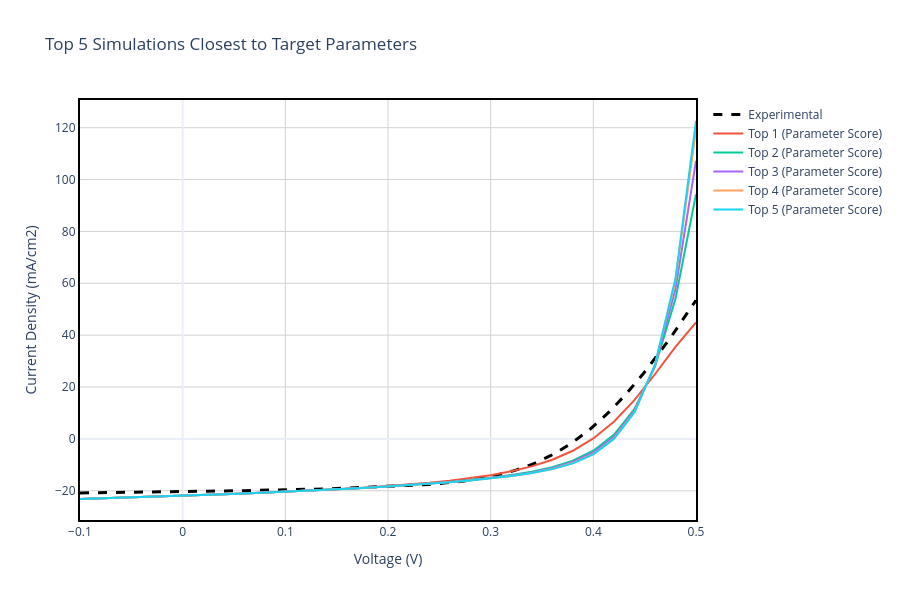

Notebook source saved alongside this figure:
### Markdown cell above
## Section 4: Parameter-Based Comparison with Target Values

### Methodology
In this section, we compare simulations against **target performance parameters** using a scoring algorithm. For each simulation, we calculate a normalized distance metric:

$$\text{Score} = \sum_{i} \left(\frac{X_i^{sim} - X_i^{target}}{X_i^{target}}\right)^2$$

where $X_i$ represents the performance parameters:
- $V_{oc}$ (Open Circuit Voltage)
- $J_{sc}$ (Short Circuit Current Density)  
- $FF$ (Fill Factor)
- $\eta$ (Power Conversion Efficiency)

**Interpretation**: Lower scores indicate simulations whose parameters are closer to the target values. This approach is useful for identifying device designs that achieve desired specifications.

### Application
The top 5 simulations with the lowest parameter scores are plotted alongside experimental data to evaluate whether parameter matching correlates with realistic device behavior.

### Code cell
# Calculate a Score (the lower the score, the closer to the target parameters)
for d in scaps_data:
    score = 0
    score += ((d['Voc'] - TARGET_VOC) / TARGET_VOC)**2
    score += ((d['Jsc'] - TARGET_JSC) / TARGET_JSC)**2
    score += ((d['FF'] - TARGET_FF) / TARGET_FF)**2
    score += ((d['eta'] - TARGET_ETA) / TARGET_ETA)**2
    d['param_score'] = score

top_5_params = sorted(scaps_data, key=lambda x: x['param_score'])[:5]

# ------------------ PLOT 3: TOP 5 VS EXPERIMENTAL (PARAMETERS) ------------------
fig3 = go.Figure()
fig3.add_trace(go.Scatter(
    x=exp_data['v(V)'], y=exp_data['jtot(mA/cm2)'], 
    mode='lines', name='Experimental', line=dict(color='black', dash='dash', width=3)
))

for i, d in enumerate(top_5_params):
    v_filtered = d['v(V)']
    j_filtered = d['jtot(mA/cm2)']
    
    hover_text = f"<b>{d['label']}</b><br>Voc: {d['Voc']} V<br>Jsc: {d['Jsc']} mA/cm²<br>FF: {d['FF']} %<br>η: {d['eta']} %"
    fig3.add_trace(go.Scatter(
        x=v_filtered, y=j_filtered, mode='lines', 
        name=f"Top {i+1} (Parameter Score)", hoverinfo='text', hovertext=hover_text
    ))

fig3.update_xaxes(showline=True, linewidth=2, linecolor='black', mirror=True)
fig3.update_yaxes(showline=True, linewidth=2, linecolor='black', mirror=True)
fig3.update_layout(
    title='Top 5 Simulations Closest to Target Parameters',
    xaxis_title='Voltage (V)', yaxis_title='Current Density (mA/cm2)',
    hovermode='closest', template='plotly_white', width=900, height=600,
    plot_bgcolor='white',
    xaxis=dict(showgrid=True, gridwidth=1, gridcolor='lightgray'),
    yaxis=dict(showgrid=True, gridwidth=1, gridcolor='lightgray')
)
fig3.show()
fig3.write_image(os.path.join(plots_dir, 'Top5_Parameters.png'), width=900, height=600)
print(f"✅ Saved Plot 3 to {plots_dir}/Top5_Parameters.png")

# Create comparison table
print("\n" + "="*120)
print("TOP 5 PARAMETER MATCHES: EXPERIMENTAL VS SIMULATIONS")
print("="*120)
print(f"\n{'Metric':<20} {'Experimental':<18} {'Top 1':<18} {'Top 2':<18} {'Top 3':<18} {'Top 4':<18} {'Top 5':<18}")
print("-"*120)
print(f"{'Voc (V)':<20} {TARGET_VOC:<18.4f} {top_5_params[0]['Voc']:<18.4f} {top_5_params[1]['Voc']:<18.4f} {top_5_params[2]['Voc']:<18.4f} {top_5_params[3]['Voc']:<18.4f} {top_5_params[4]['Voc']:<18.4f}")
print(f"{'Jsc (mA/cm²)':<20} {TARGET_JSC:<18.4f} {top_5_params[0]['Jsc']:<18.4f} {top_5_params[1]['Jsc']:<18.4f} {top_5_params[2]['Jsc']:<18.4f} {top_5_params[3]['Jsc']:<18.4f} {top_5_params[4]['Jsc']:<18.4f}")
print(f"{'FF (%)':<20} {TARGET_FF:<18.2f} {top_5_params[0]['FF']:<18.2f} {top_5_params[1]['FF']:<18.2f} {top_5_params[2]['FF']:<18.2f} {top_5_params[3]['FF']:<18.2f} {top_5_params[4]['FF']:<18.2f}")
print(f"{'η (%)':<20} {TARGET_ETA:<18.4f} {top_5_params[0]['eta']:<18.4f} {top_5_params[1]['eta']:<18.4f} {top_5_params[2]['eta']:<18.4f} {top_5_params[3]['eta']:<18.4f} {top_5_params[4]['eta']:<18.4f}")
print(f"{'Param Score':<20} {'---':<18} {top_5_params[0]['param_score']:<18.6f} {top_5_params[1]['param_score']:<18.6f} {top_5_params[2]['param_score']:<18.6f} {top_5_params[3]['param_score']:<18.6f} {top_5_params[4]['param_score']:<18.6f}")
print("="*120)

### Figure 1 — Plotly figure (JSON) as saved in the notebook; plotly's stock layout.template omitted (floating-point values rounded to 4 significant figures; data arrays with more than 128 entries replaced by an {"elided": "..."} marker saying what was removed)
{"data": [{"line": {"color": "black", "dash": "dash", "width": 3}, "mode": "lines", "name": "Experimental", "type": "scatter", "x": {"elided": "200 float values"}, "y": {"elided": "200 float values"}}, {"hoverinfo": "text", "hovertext": "<b>Defect Density = 1.000e+19</b><br>Voc: 0.399379 V<br>Jsc: 21.9595905 mA/cm²<br>FF: 48.3647 %<br>η: 4.2417 %", "mode": "lines", "name": "Top 1 (Parameter Score)", "type": "scatter", "x": [-0.1, -0.08, -0.06, -0.04, -0.02, 0.0, 0.02, 0.04, 0.06, 0.08, 0.1, 0.12, 0.14, 0.16, 0.18, 0.2, 0.22, 0.24, 0.26, 0.28, 0.3, 0.32, 0.34, 0.36, 0.38, 0.4, 0.42, 0.44, 0.46, 0.48, 0.5], "y": [-23.17, -22.95, -22.72, -22.48, -22.23, -21.96, -21.68, -21.38, -21.07, -20.74, -20.39, -20.02, -19.62, -19.19, -18.71, -18.19, -17.59, -16.91, -16.11, -15.15, -13.98, -12.5, -10.59, -8.047, -4.585, 0.1671, 6.605, 14.95, 24.92, 35.45, 44.92]}, {"hoverinfo": "text", "hovertext": "<b>Defect Density = 1.000e+19</b><br>Voc: 0.415557 V<br>Jsc: 21.9610991 mA/cm²<br>FF: 49.2729 %<br>η: 4.4967 %", "mode": "lines", "name": "Top 2 (Parameter Score)", "type": "scatter", "x": [-0.1, -0.08, -0.06, -0.04, -0.02, 0.0, 0.02, 0.04, 0.06, 0.08, 0.1, 0.12, 0.14, 0.16, 0.18, 0.2, 0.22, 0.24, 0.26, 0.28, 0.3, 0.32, 0.34, 0.36, 0.38, 0.4, 0.42, 0.44, 0.46, 0.48, 0.5], "y": [-23.17, -22.95, -22.72, -22.48, -22.23, -21.96, -21.68, -21.39, -21.08, -20.75, -20.41, -20.05, -19.66, -19.25, -18.81, -18.33, -17.8, -17.23, -16.58, -15.84, -14.98, -13.95, -12.64, -10.88, -8.367, -4.543, 1.549, 11.5, 27.81, 54.01, 94.34]}, {"hoverinfo": "text", "hovertext": "<b>Defect Density = 1.000e+19</b><br>Voc: 0.417861 V<br>Jsc: 21.96128581 mA/cm²<br>FF: 49.4787 %<br>η: 4.5405 %", "mode": "lines", "name": "Top 3 (Parameter Score)", "type": "scatter", "x": [-0.1, -0.08, -0.06, -0.04, -0.02, 0.0, 0.02, 0.04, 0.06, 0.08, 0.1, 0.12, 0.14, 0.16, 0.18, 0.2, 0.22, 0.24, 0.26, 0.28, 0.3, 0.32, 0.34, 0.36, 0.38, 0.4, 0.42, 0.44, 0.46, 0.48, 0.5], "y": [-23.17, -22.95, -22.72, -22.48, -22.23, -21.96, -21.68, -21.39, -21.08, -20.75, -20.41, -20.05, -19.66, -19.26, -18.82, -18.34, -17.83, -17.27, -16.64, -15.93, -15.11, -14.13, -12.91, -11.26, -8.891, -5.23, 0.7501, 10.86, 28.18, 57.74, 107.2]}, {"hoverinfo": "text", "hovertext": "<b>Defect Density = 1.000e+19</b><br>Voc: 0.419774 V<br>Jsc: 21.96143727 mA/cm²<br>FF: 49.69 %<br>η: 4.5808 %", "mode": "lines", "name": "Top 4 (Parameter Score)", "type": "scatter", "x": [-0.1, -0.08, -0.06, -0.04, -0.02, 0.0, 0.02, 0.04, 0.06, 0.08, 0.1, 0.12, 0.14, 0.16, 0.18, 0.2, 0.22, 0.24, 0.26, 0.28, 0.3, 0.32, 0.34, 0.36, 0.38, 0.4, 0.42, 0.44, 0.46, 0.48, 0.5], "y": [-23.17, -22.95, -22.72, -22.48, -22.23, -21.96, -21.68, -21.39, -21.08, -20.75, -20.41, -20.05, -19.67, -19.26, -18.83, -18.36, -17.85, -17.3, -16.69, -16.0, -15.22, -14.28, -13.12, -11.57, -9.32, -5.796, 0.07964, 10.3, 28.46, 61.03, 119.3]}, {"hoverinfo": "text", "hovertext": "<b>Defect Density = 1.000e+19</b><br>Voc: 0.420229 V<br>Jsc: 21.96147461 mA/cm²<br>FF: 49.7457 %<br>η: 4.591 %", "mode": "lines", "name": "Top 5 (Parameter Score)", "type": "scatter", "x": [-0.1, -0.08, -0.06, -0.04, -0.02, 0.0, 0.02, 0.04, 0.06, 0.08, 0.1, 0.12, 0.14, 0.16, 0.18, 0.2, 0.22, 0.24, 0.26, 0.28, 0.3, 0.32, 0.34, 0.36, 0.38, 0.4, 0.42, 0.44, 0.46, 0.48, 0.5], "y": [-23.17, -22.95, -22.72, -22.48, -22.23, -21.96, -21.68, -21.39, -21.08, -20.75, -20.41, -20.05, -19.67, -19.26, -18.83, -18.36, -17.86, -17.31, -16.7, -16.02, -15.24, -14.32, -13.18, -11.65, -9.428, -5.94, -0.0924, 10.15, 28.53, 61.9, 122.6]}], "layout": {"height": 600, "hovermode": "closest", "plot_bgcolor": "white", "title": {"text": "Top 5 Simulations Closest to Target Parameters"}, "width": 900, "xaxis": {"gridcolor": "lightgray", "gridwidth": 1, "linecolor": "black", "linewidth": 2, "mirror": true, "showgrid": true, "showline": true, "title": {"text": "Voltage (V)"}}, "yaxis": {"gridcolor": "lightgray", "gridwidth": 1, "linecolor": "black", "linewidth": 2, "mirror": true, "showgrid": true, "showline": true, "title": {"text": "Current Density (mA/cm2)"}}}}
